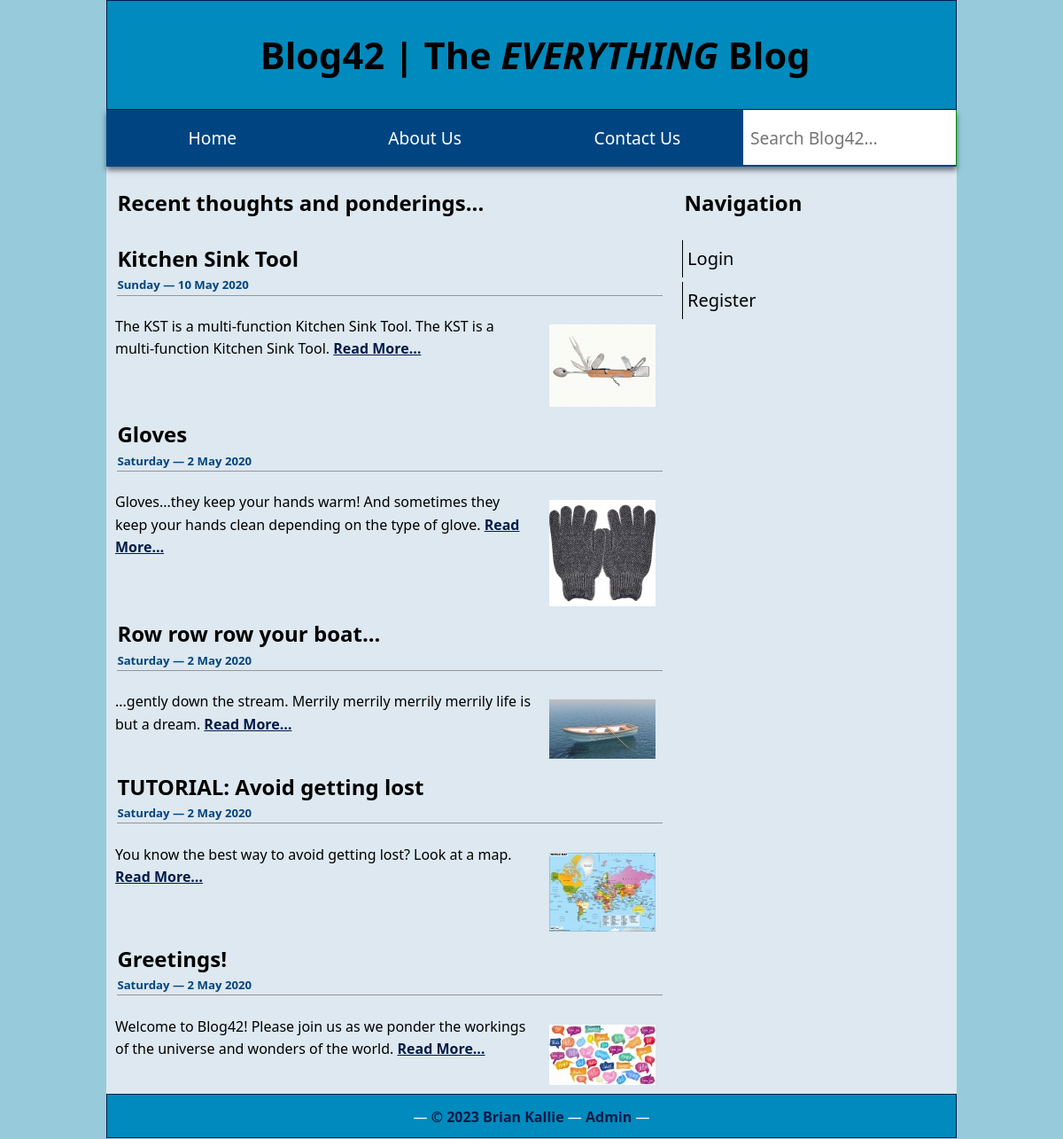
The page / on the database its author committed.
### tables this page shows
CREATE TABLE `fp_blog` (
  `article_id` int UNSIGNED NOT NULL,
  `image_id` int UNSIGNED DEFAULT NULL,
  `title` varchar(255) NOT NULL,
  `article` text NOT NULL,
  `updated` timestamp NOT NULL DEFAULT CURRENT_TIMESTAMP ON UPDATE CURRENT_TIMESTAMP,
  `created` timestamp NOT NULL DEFAULT CURRENT_TIMESTAMP
);

CREATE TABLE `fp_images` (
  `image_id` int NOT NULL,
  `filename` text NOT NULL,
  `caption` text NOT NULL
);

### includes/utility_funcs.php (called while the page is built, shortened)
<?php
function getFirst($text, $number=2) {
    $sentences = preg_split('/([.?!]["\']?\s)/', $text, $number+1, PREG_SPLIT_DELIM_CAPTURE);
    if (count($sentences) > $number * 2) {
        $remainder = array_pop($sentences);
    } else {
        $remainder = '';
    }
    $result = [];
    $result[0] = implode('', $sentences);
    $result[1] = $remainder;
    return $result;
}

### index.php (the view, shortened to what this page needs)
<?php
require_once('includes/utility_funcs.php');
$conn = dbConnect('read');
$sql = 'SELECT *,
        DATE_FORMAT(created, "%W &mdash; %e %M %Y") AS created_date
        FROM fp_blog
        LEFT JOIN fp_images
        USING (image_id)
        ORDER BY created DESC';
$result = $conn->query($sql);
include("includes/header.php");
?>
<main>
	<section class="column two-thirds float-left">
		<h2>Recent thoughts and ponderings...</h2>
    <?php
      while ($row = $result->fetch_assoc()) {
      $c_title = htmlentities($row['title'], ENT_COMPAT, 'utf-8');
      $c_caption = htmlentities($row['caption'], ENT_COMPAT, 'utf-8');
    ?>
    <div>
      <h2><?php echo $c_title; ?>
        <span><?php echo $row['created_date']; ?></span>
      </h2>
      <p>
        <?php
        if ( ($row['filename']) && (file_exists ($_SERVER['DOCUMENT_ROOT'] . '/images/thumbs/' . $row['filename'])) ) {
          echo "<img src=\"/images/thumbs/{$row['filename']}\" alt=\"{$c_caption}\">";
        }
        ?>
        <?php
        $extract = getFirst($row['article'], 2);
        echo htmlentities($extract[0], ENT_COMPAT, 'utf-8');
        if ($extract[1]) {
          echo '<a href="detail.php?article_id=' .$row['article_id']. '">Read More&hellip;</a>';
        }
        ?>
      </p>
    </div>
    <?php } ?>
  </section>
<?php
include("includes/sidebar-guest.php");
?>
</main>
<?php
include("includes/footer.php");
?>

### includes/header.php (shortened to what this page needs)
<!doctype html>
<html lang="zxx">
<head>
    <link rel="stylesheet" href="/css/normalize.css" media="screen">
    <link rel="stylesheet" href="/css/screen.css" media="screen">
</head>
<body>
    <div class="container">
        <header class="column full">
            <h1>Blog42 | The <em>EVERYTHING</em> Blog</h1>
        </header>
        <div class="row clearfix">
            <nav class="column full">
                <ul class="menu">
                    <li><a href="/">Home</a></li>
                    <li><a href="/about-us/">About Us</a></li>
                    <li><a href="/contact-us/">Contact Us</a></li>
                    <li>
                        <form action="https://google.com/search">
                            <input id="nav-search" type="search" name="q" placeholder="Search Blog42&hellip;">
                        </form>
                    </li>
                </ul>
            </nav>
        </div>

### includes/sidebar-guest.php
<aside class="column third float-right">
	<h2>Navigation</h2>
	<ul>
		<li><a href="/admin/login.php">Login</a></li>
		<li><a href="/admin/register/register.php">Register</a></li>
	</ul>
</aside>

### includes/footer.php (shortened to what this page needs)
<footer class="row clearfix">
	<p class="column full center"> —
		<a href="/">© <?php echo date("Y") ?> Brian Kallie</a> —
		<a href="/admin/">Admin</a> —
	</p>
</footer>
</div>
</body>
</html>

### css/screen.css (style rules this page uses)
* { border: none; outline: none; }
ul, ol { list-style: none; padding-left: 0; }
*, *:before, *:after { -moz-box-sizing: border-box; -webkit-box-sizing: border-box; box-sizing: border-box; }
.clearfix:before, .clearfix:after { content: " "; display: table; }
.clearfix:after { clear: both; }
html { font-size: 62.5%; line-height: 1.6; font-family: Segoe, "Segoe UI", "DejaVu Sans", "Trebuchet MS", Verdana, "sans-serif"; }
body { font-size: 1.6em; background-color: #97cbdc; color: #000000; }
.container { margin: 0 auto; max-width: 960px; width: 100%; background-color: #dde8f0; }
.column { margin-bottom: 1rem; padding: 0 0.25rem; }
img { max-width: 100%; }
img[src*="thumbs"] { float: right; margin-left: 10px; padding: 10px; }
header { background-color: #018abd; border: 1px solid #001b48; }
header h1 { font-size: 1.3em; text-align: left; padding-left: 0.2em; }
header.column { padding: 0; }
h2, h3 { color: #000000; padding: 0.1em; }
main section h2 span { display: block; font-size: 0.55em; color: #004581; border-bottom: 1px solid #969696; }
main section div { clear: both; }
nav a:link, nav a:visited { display: block; padding: 0.35em; text-decoration: none; color: #ffffff; font-size: 1.25em; }
nav form { margin: 0; }
nav form input { padding: 0.4em; width: 100%; font-size: 1.25em; }
ul.menu { overflow: hidden; background-color: #004581; width: 0; left: 2%; top: 48px; position: fixed; z-index: 9999; white-space: nowrap; box-shadow: 0px 4px 6px 0px rgba(34, 37, 48, 0.62); }
aside ul { list-style-type: none; }
aside li { margin: 5px 0; }
aside a { text-decoration: none; }
aside a:link, aside a:visited { transition: all 0.1s ease-in; border-left: 1px solid black; color: black; font-size: 1.25em; font-weight: 500; padding: 0.25em; display: block; }
a:link, a:visited { color: #001b48; font-weight: bold; }
form { margin: 1em 0; }
footer { margin: 0; clear: both; height: 50px; line-height:normal; background-color: #018abd; color: #ffffff; border: 1px solid #001b48; }
footer a:link, footer a:visited { text-decoration: none; color: #001b48; font-weight: bold; }
@media (min-width: 768px) { .column { float: left; margin: 0; padding-left: 1rem; padding-right: 1rem; } }
@media (min-width: 768px) { .column.full { width: 100%; } }
@media (min-width: 768px) { .column.two-thirds { width: 66.66%; } }
@media (min-width: 768px) { .column.third { width: 33.33%; } }
@media (min-width: 768px) { .column.float-right { float: right; } }
@media (min-width: 768px) { .column.float-left { float: left; } }
@media (min-width: 768px) { header { font-size: 2em; } }
@media (min-width: 768px) { nav.column { padding: 0; } }
@media (min-width: 768px) { nav ul.menu { display: flex; position: relative; transition: none; width: auto; left: auto; top: auto; margin: 0; } }
@media (min-width: 768px) { nav ul.menu li { flex: 1; margin: 0; } }
@media (min-width: 768px) { nav form input { height: 62px; font-size: 1.2em; } }
@media (min-width: 768px) { nav li a:link, nav li a:visited { display: block; text-align: center; line-height: 50px; font-weight: 500; font-size: 1.2em; text-decoration: none; color: #ffffff; background-color: #004581; border-right: none; } }
@media (min-width: 768px) { nav li:last-child { margin-right: 0; border-right: 1px solid #009203; } }
@media (min-width: 768px) { aside { float: right; width: 33.33%; } }
@media (min-width: 768px) { footer { line-height: 50px; } }
@media (min-width: 768px) { form input[type=text], input[type="password"], input[type="email"], input[type="search"], textarea, select { width: 100%; display: inline-block; } }
@media (min-width: 768px) { .center { text-align: center; } }
@media (min-width: 768px) { header h1 { display: block; text-align: center; } }

### rows shown on the page
fp_blog: title "Kitchen Sink Tool", created_date "Sunday — 10 May 2020", image.filename (picture), article "The KST is a multi-function Kitchen Sink Tool. The KST is a multi-function Kitchen Sink Tool."
fp_blog: title "Gloves", created_date "Saturday — 2 May 2020", image.filename (picture), article "Gloves...they keep your hands warm! And sometimes they keep your hands clean depending on the type of glove."
fp_blog: title "Row row row your boat...", created_date "Saturday — 2 May 2020", image.filename (picture), article "...gently down the stream. Merrily merrily merrily merrily life is but a dream."
fp_blog: title "TUTORIAL: Avoid getting lost", created_date "Saturday — 2 May 2020", image.filename (picture), article "You know the best way to avoid getting lost? Look at a map."
fp_blog: title "Greetings!", created_date "Saturday — 2 May 2020", image.filename (picture), article "Welcome to Blog42! Please join us as we ponder the workings of the universe and wonders of the world."
